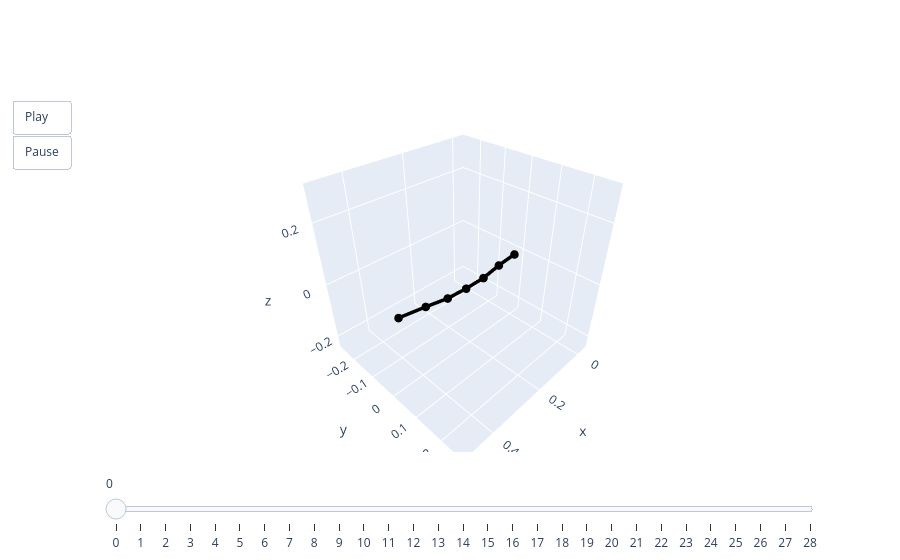

Notebook cell for this chart:
### Code cell
animate(valid.qs[0])

### Figure 1 — Plotly figure (JSON) as saved in the notebook; plotly's stock layout.template omitted (floating-point values rounded to 4 significant figures)
{"data": [{"line": {"color": "black", "width": 7}, "marker": {"size": 5}, "mode": "lines+markers", "type": "scatter3d", "x": [0, 0.075, 0.1445, 0.2189, 0.293, 0.3735, 0.4637], "y": [0, 0, 0, 0, 0, 0, 0], "z": [0, -0.006736, -0.01976, -0.02017, -0.01538, 0.0007381, 0.01666]}], "layout": {"scene": {"aspectmode": "cube", "xaxis": {"autorange": false, "range": [-0.04637, 0.5101]}, "yaxis": {"autorange": false, "range": [-0.2782, 0.2782]}, "zaxis": {"autorange": false, "range": [-0.2469, 0.3096]}}, "sliders": [{"steps": [{"args": [["0"], {"frame": {"duration": 0, "redraw": true}, "mode": "immediate"}], "label": "0", "method": "animate"}, {"args": [["1"], {"frame": {"duration": 0, "redraw": true}, "mode": "immediate"}], "label": "1", "method": "animate"}, {"args": [["2"], {"frame": {"duration": 0, "redraw": true}, "mode": "immediate"}], "label": "2", "method": "animate"}, {"args": [["3"], {"frame": {"duration": 0, "redraw": true}, "mode": "immediate"}], "label": "3", "method": "animate"}, {"args": [["4"], {"frame": {"duration": 0, "redraw": true}, "mode": "immediate"}], "label": "4", "method": "animate"}, {"args": [["5"], {"frame": {"duration": 0, "redraw": true}, "mode": "immediate"}], "label": "5", "method": "animate"}, {"args": [["6"], {"frame": {"duration": 0, "redraw": true}, "mode": "immediate"}], "label": "6", "method": "animate"}, {"args": [["7"], {"frame": {"duration": 0, "redraw": true}, "mode": "immediate"}], "label": "7", "method": "animate"}, {"args": [["8"], {"frame": {"duration": 0, "redraw": true}, "mode": "immediate"}], "label": "8", "method": "animate"}, {"args": [["9"], {"frame": {"duration": 0, "redraw": true}, "mode": "immediate"}], "label": "9", "method": "animate"}, {"args": [["10"], {"frame": {"duration": 0, "redraw": true}, "mode": "immediate"}], "label": "10", "method": "animate"}, {"args": [["11"], {"frame": {"duration": 0, "redraw": true}, "mode": "immediate"}], "label": "11", "method": "animate"}, {"args": [["12"], {"frame": {"duration": 0, "redraw": true}, "mode": "immediate"}], "label": "12", "method": "animate"}, {"args": [["13"], {"frame": {"duration": 0, "redraw": true}, "mode": "immediate"}], "label": "13", "method": "animate"}, {"args": [["14"], {"frame": {"duration": 0, "redraw": true}, "mode": "immediate"}], "label": "14", "method": "animate"}, {"args": [["15"], {"frame": {"duration": 0, "redraw": true}, "mode": "immediate"}], "label": "15", "method": "animate"}, {"args": [["16"], {"frame": {"duration": 0, "redraw": true}, "mode": "immediate"}], "label": "16", "method": "animate"}, {"args": [["17"], {"frame": {"duration": 0, "redraw": true}, "mode": "immediate"}], "label": "17", "method": "animate"}, {"args": [["18"], {"frame": {"duration": 0, "redraw": true}, "mode": "immediate"}], "label": "18", "method": "animate"}, {"args": [["19"], {"frame": {"duration": 0, "redraw": true}, "mode": "immediate"}], "label": "19", "method": "animate"}, {"args": [["20"], {"frame": {"duration": 0, "redraw": true}, "mode": "immediate"}], "label": "20", "method": "animate"}, {"args": [["21"], {"frame": {"duration": 0, "redraw": true}, "mode": "immediate"}], "label": "21", "method": "animate"}, {"args": [["22"], {"frame": {"duration": 0, "redraw": true}, "mode": "immediate"}], "label": "22", "method": "animate"}, {"args": [["23"], {"frame": {"duration": 0, "redraw": true}, "mode": "immediate"}], "label": "23", "method": "animate"}, {"args": [["24"], {"frame": {"duration": 0, "redraw": true}, "mode": "immediate"}], "label": "24", "method": "animate"}, {"args": [["25"], {"frame": {"duration": 0, "redraw": true}, "mode": "immediate"}], "label": "25", "method": "animate"}, {"args": [["26"], {"frame": {"duration": 0, "redraw": true}, "mode": "immediate"}], "label": "26", "method": "animate"}, {"args": [["27"], {"frame": {"duration": 0, "redraw": true}, "mode": "immediate"}], "label": "27", "method": "animate"}, {"args": [["28"], {"frame": {"duration": 0, "redraw": true}, "mode": "immediate"}], "label": "28", "method": "animate"}]}], "updatemenus": [{"buttons": [{"args": [null, {"frame": {"duration": 50, "redraw": true}, "fromcurrent": true}], "label": "Play", "method": "animate"}, {"args": [[null], {"frame": {"duration": 0, "redraw": true}, "mode": "immediate"}], "label": "Pause", "method": "animate"}], "showactive": false, "type": "buttons"}]}}
